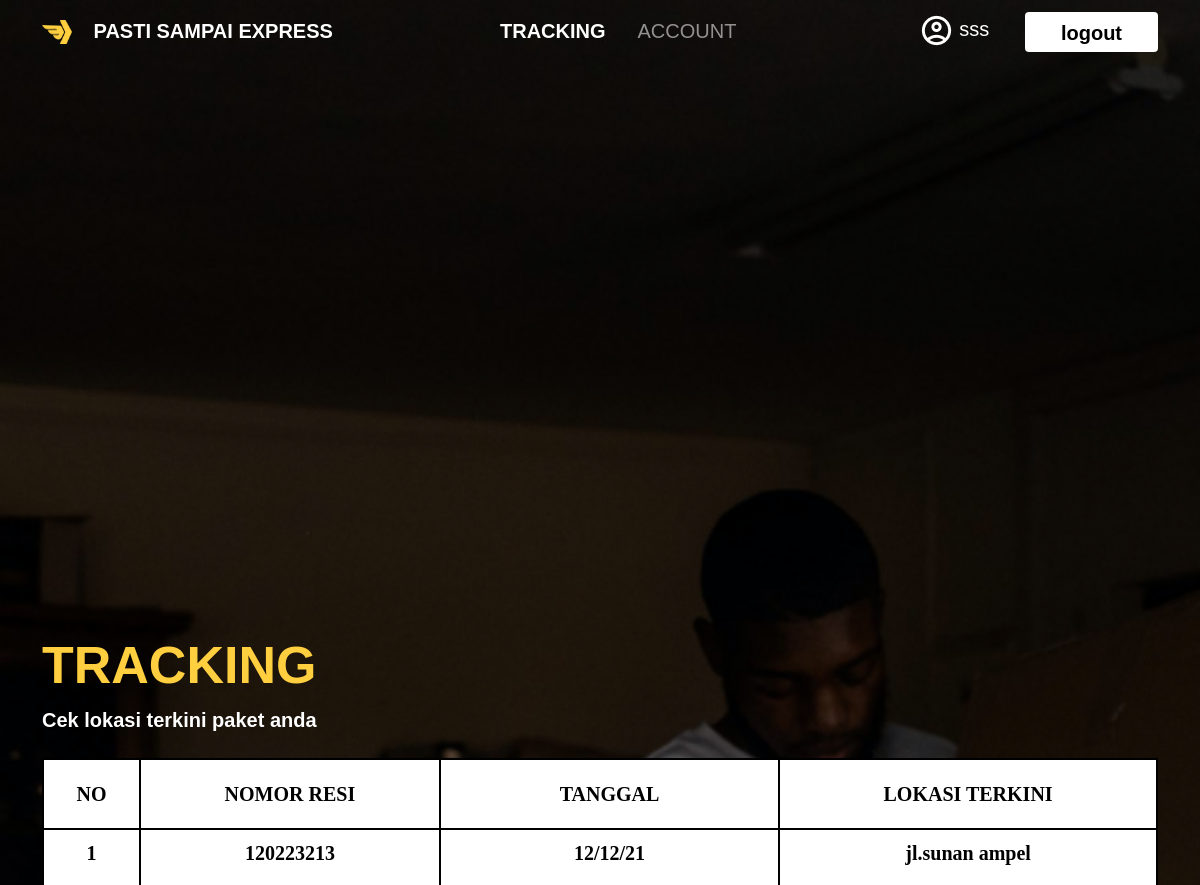
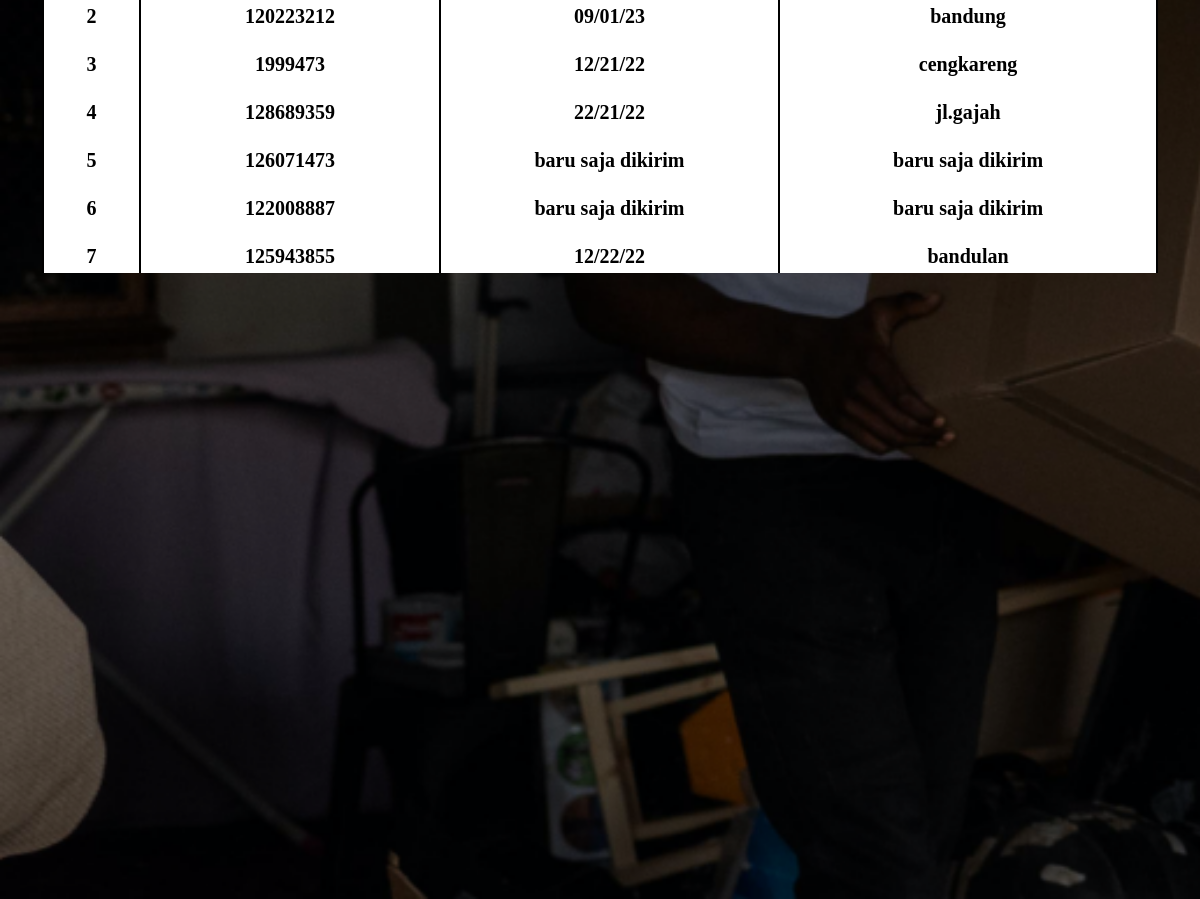
Page /dashboard (signed in) on the committed database (2 pictures, top to bottom).
### pastisampai/models.py (models this page shows, shortened)
class User(db.Model, UserMixin):
    id = db.Column(db.Integer(), primary_key=True)
    roles = db.Column(db.String(length=30),nullable=False)
    username = db.Column(db.String(length=30), nullable=False, unique=True)
    fullname = db.Column(db.String(length=30),nullable=False)
    email_address = db.Column(db.String(length=50), nullable=False)
    password_hash = db.Column(db.String(length=60), nullable=False)
    resi = db.relationship('Resi',secondary=user_resi,backref='users')
    @property
    def password(self):
        return self.password

class Resi(db.Model):
    id = db.Column(db.Integer(),primary_key=True)
    no_resi = db.Column(db.Integer(),nullable=False)
    sender_n = db.Column(db.String(length=60),nullable=False)
    receiver_n = db.Column(db.String(length=60),nullable=False)
    origin_n = db.Column(db.String(length=60),nullable=False)
    destination_n = db.Column(db.String(length=60),nullable=False)
    type_of_packet = db.Column(db.String(length=60),nullable=False)
    type_of_service = db.Column(db.String(length=60),nullable=False)
    sender_pn = db.Column(db.Integer(),nullable=False)
    receiver_pn = db.Column(db.Integer(),nullable=False)
    weight_packet = db.Column(db.String(length=30),nullable=False)
    arrived_at = db.Column(db.String(length=30),nullable=False)
    time_on_update = db.Column(db.String(length=60),nullable=False)
    time_on_deliver = db.Column(db.String(length=60),nullable=False)
    ongkir = db.Column(db.String(length=30),nullable=False)

### pastisampai/routes.py (the view)
@app.route('/dashboard',methods=["GET","POST"])
@login_required
def dashboard_page():
    if not current_user.roles == 'admin':
        session['url'] = url_for('dashboard_page')
        user = current_user.resi
        return render_template("dashboard.html",resis=user)
    flash('admin cant access those pages!',category='error')
    if 'url' in session:
        return redirect(session['url'])
    return redirect(url_for('home_page'))

### pastisampai/models.py (called while the page is built)
@login_manager.user_loader
def load_user(user_id):
    return User.query.get(int(user_id))

### pastisampai/templates/dashboard.html (shortened to what this page needs)
{% extends 'index.html' %}
{% block content %}
        <section id="dashboard">
            <div class="container h-100">
                <div class="row h-100">
                    <div class="col-md-12 dashboard-tagline my-auto">
                        <h1>TRACKING</h1>
                        <p>Cek lokasi terkini paket anda</p>
                        <div class="table-wrapper-scroll-y my-custom-scrollbar">
                            <table class="table table-bordered">
                              <thead>
                                <tr>
                                    <th scope="col">NO</th>
                                    <th scope="col">NOMOR RESI</th>
                                    <th scope="col">TANGGAL</th>
                                    <th scope="col">LOKASI TERKINI</th>
                                </tr>
                              </thead>
                                <tbody>
                                {% if resis %}
                                {% for resi in resis %}
                                <tr>
                                    <th scope="row">{{loop.index}}</th>
                                    <td>{{resi.no_resi}}</td>
                                    <td>{{resi.time_on_update}}</td>
                                    <td>{{resi.arrived_at}}</td>
                                </tr>
                                {% endfor %}
                                {% endif %}
                                </tbody>
                            </table>
                        </div>
                    </div>
                </div>
            </div>
        </section>
{% endblock %}

### pastisampai/templates/index.html (shortened to what this page needs)
<!doctype html>
<html lang="en">
    <head>
        <link rel="stylesheet" href="{{url_for('static',filename='css/bootstrap.min.css')}}">
        <link rel="stylesheet" href="{{url_for('static',filename='css/toastr.min.css')}}">
        <link href="{{url_for('static',filename='css/fontgoogle.css')}}" rel="stylesheet">
        <link rel="stylesheet" href="{{ url_for('static',filename='css/style.css') }}">
        <link rel="stylesheet" href="{{ url_for('static',filename='css/responsive.css') }}">
    </head>
    <body>
        <nav class="navbar navbar-expand-lg navbar-dark bg-transparent position-fixed w-100">
            <div class="container">
                <a class="navbar-brand" href="{{ url_for('home_page') }}">
                    <img src="{{ url_for('static',filename='Assets/img/Logo Small.png') }}" alt="" width="30" height="24" class="d-inline-block align-text-top me-3">
                    PASTI SAMPAI EXPRESS</a>
                <div class="collapse navbar-collapse" id="navbarNav">
                    <ul class="navbar-nav mx-auto">
                            {% if current_user.is_authenticated %}
                                {% if current_user.roles == 'admin' %}
                            <li class="nav-item mx-2">
                                <a href="{{ url_for('dashboard_admin_page') }}" class="nav-link {{ 'active' if request.path == url_for('dashboard_admin_page') }}">ADD</a>
                            </li>
                            <li class="nav-item mx-2">
                                <a href="{{ url_for('update_page') }}"  class="nav-link {{ 'active' if request.path == url_for('update_page') }}">UPDATE</a>
                            </li>
                            <li class="nav-item mx-2">
                                <a href="{{ url_for('tracking_page') }}" class="nav-link {{ 'active' if request.path == url_for('tracking_page') }}">TRACKING</a>
                            </li>
                            <li class="nav-item mx-2">
                                <a href="{{ url_for('account_info') }}" class="nav-link {{ 'active' if request.path == url_for('account_info') }}">ACCOUNT</a>
                            </li>
                                {% else %}
                            <li class="nav-item mx-2">
                                <a href="{{ url_for('dashboard_page') }}" class="nav-link {{ 'active' if request.path == url_for('dashboard_page') }}">TRACKING</a>
                            </li>
                            <li class="nav-item mx-2">
                                <a href="{{ url_for('account_info') }}" class="nav-link {{ 'active' if request.path == url_for('account_info') }}">ACCOUNT</a>
                            </li>
                                {% endif %}
                            {% endif %}
                    </ul>
                    <div>
                        {% if current_user.is_authenticated %}
                        <button class="button-primary">
                            <a href="{{ url_for('account_info') }}">
                                <img src="{{ url_for('static',filename='Assets/img/user.png') }}" alt="">
                                {{current_user.username}}</a>
                        </button>
                        <input class="btn button-secondary" type='button' id='logout' value='logout'>
                        {% endif %}
                    </div>
                </div>
            </div>
        </nav>
        {% block content %}{% endblock %}
    </body>
</html>

### pastisampai/static/css/style.css (style rules this page uses)
:root { --pr-color : #000000; }
.bg-transparent { transition: all ease-in 0.3s; }
body { font-family: 'Poppins', sans-serif; background-color: #000000; }
.navbar-brand { font-weight: 700; font-size: 20; }
.nav-link { font-size: 20px; }
.nav-link.active { font-weight: 700; }
.button-primary { width: 133px; height: 40px; background-color: transparent; color: #fff; border: none; font-size: 20px; font-weight: 400; }
.button-secondary { width: 133px; height: 40px; background-color: #fff; color: var(--pr-color); border: none; font-size: 20px; font-weight: 700; }
.button-primary a { color: #fff; text-decoration: none; }
#dashboard { background-image: url('../Assets/img/Background.png'); background-size: cover; height: 100vh; width: 100%; }
#dashboard h1 { width: 100%; height: 71px; font-weight: 700; font-size: 52px; line-height: 78px; color: #FFCF3F; }
#dashboard p { width: 100%; height: 35px; font-weight: 700; font-size: 20px; line-height: 30px; color: #FFFFFF; margin-bottom: 18px; }
.my-custom-scrollbar { position: relative; height: 400px; overflow: auto; }
.table-wrapper-scroll-y { display: block; }
#dashboard thead, #dashboard tbody { border: #000000; background: #FFFFFF; height: 70px; font-family: 'Poppins'; font-weight: 700; font-size: 20px; vertical-align: middle; text-align: center; color: #000000; }
#dashboard tbody { border-bottom: #FFFFFF; }
.table-bordered > :not(caption) > * { border-width: 2.5px 0; }
.table-bordered > :not(caption) > * > * { border-width: 0 2.5px; }

### rows in the picture
User: username "sss"
Resi: no_resi "120223213", time_on_update "12/12/21", arrived_at "jl.sunan ampel"
Resi: no_resi "120223212", time_on_update "09/01/23", arrived_at "bandung"
Resi: no_resi "1999473", time_on_update "12/21/22", arrived_at "cengkareng"
Resi: no_resi "128689359", time_on_update "22/21/22", arrived_at "jl.gajah"
Resi: no_resi "126071473", time_on_update "baru saja dikirim", arrived_at "baru saja dikirim"
Resi: no_resi "122008887", time_on_update "baru saja dikirim", arrived_at "baru saja dikirim"
Resi: no_resi "125943855", time_on_update "12/22/22", arrived_at "bandulan"
